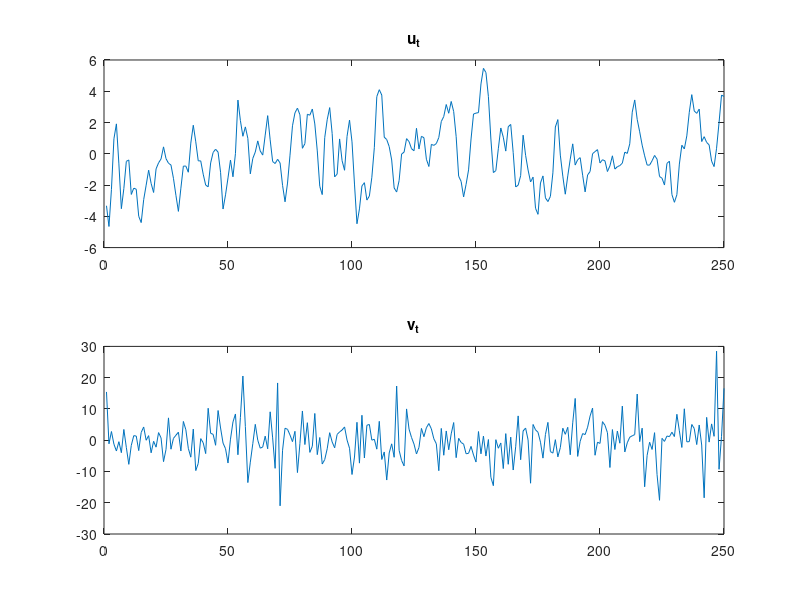
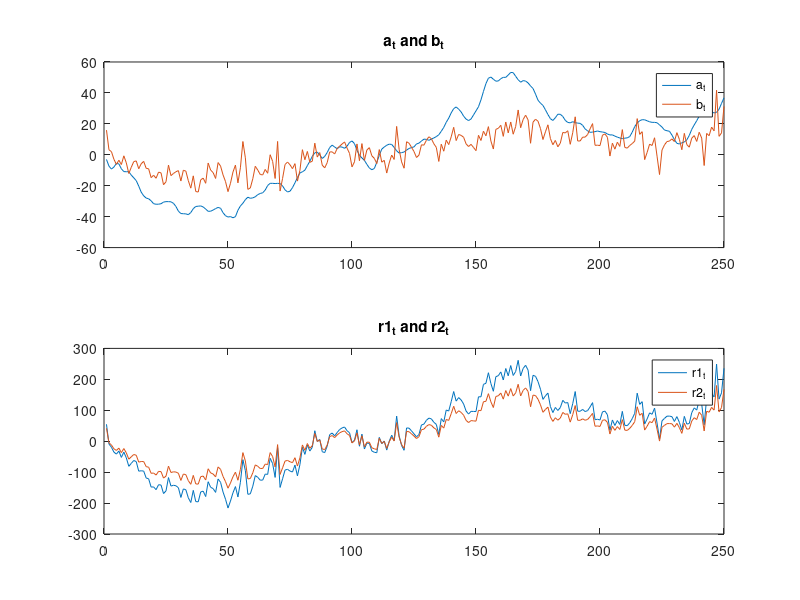
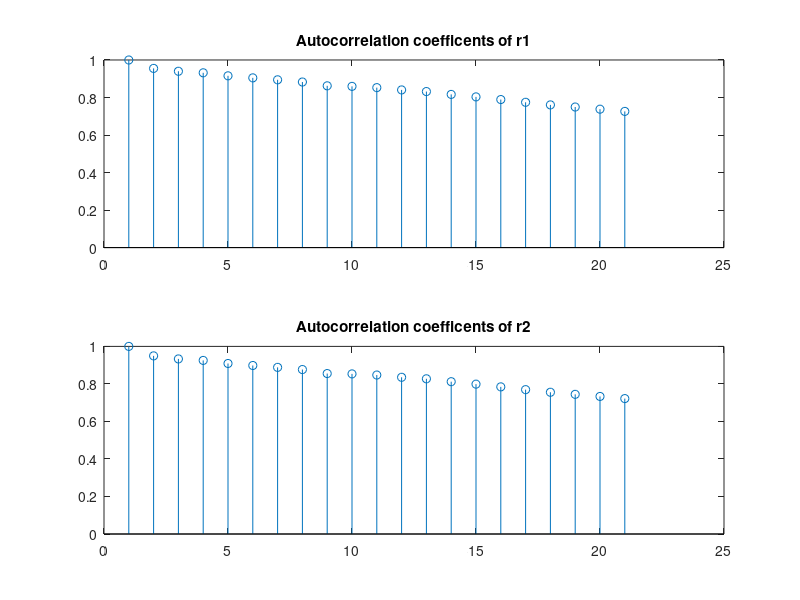
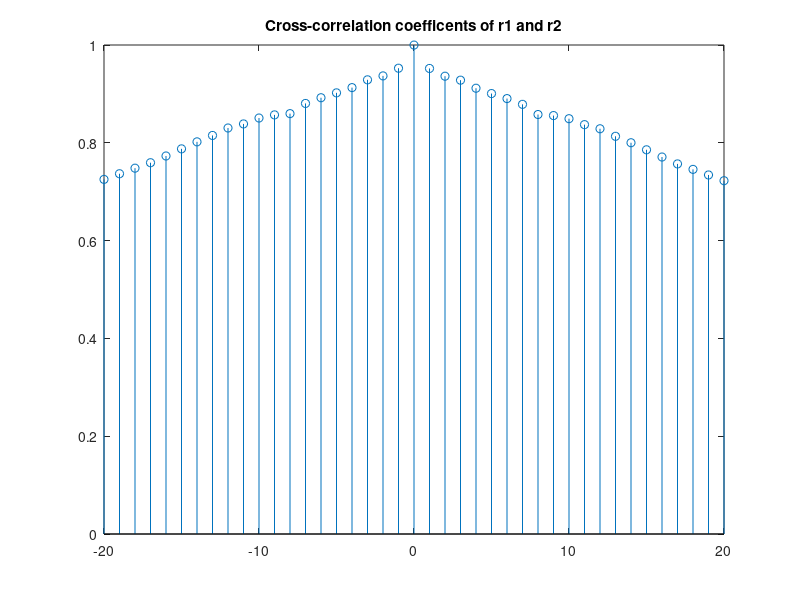

The MATLAB source for these figures, in order:
clear;
close all;
%Q5 with student v
% (a)
% Multiplying both sides of the first equation by A
% Get delta' = A*delta, G' = A*G*A^-1, since [a;b] = (A^-1)*[r1,r2]
d = [0.3;0.5];
G = [0.99,0;0.3,0.3];
A = [3,4;2,3];
d_tild = A*d;
G_tild = A*G*(A^(-1));
% (b)
N = 250;
hb = [1, 0.5, 0.06];
ha = [1, -0.7, 0.1];
a = zeros(N,1);
wn = randn(N,1);
u = filter(hb,ha,wn);
a(1) = d(1) + u(1);
for i = 2:N
    a(i) = d(1) + G(1)*a(i-1) + u(i);
end
var_0 = mean(a.^2)/16;
v = trnd(5,N,1);
v = v*sqrt(var_0/var(v));
b = zeros(N,1);
b(1) = d(2) + v(1);
for i = 2:N
    temp = G*[a(i-1);b(i-1)];
    b(i) = d(2) + temp(2) + v(i);
end
ab = transpose([a,b]);
r1r2 = A*ab;
r1 = r1r2(1,:);
r2 = r1r2(2,:);
% (c)
figure;
subplot(2,1,1);
plot(u);
title("u_t");
subplot(2,1,2);
plot(v);
title("v_t");
figure;
subplot(2,1,1);
plot(1:1:N, a, 1:1:N, b);
title("a_t and b_t");
legend("a_t", "b_t");
subplot(2,1,2);
plot(1:1:N, r1, 1:1:N, r2);
title("r1_t and r2_t");
legend("r1_t", "r2_t");
% (d)
% bt is the only one that is stationary
% We know [a;b] = A^(-1)*[r1;r2]
% So coefficients to get stationary bt is bottom row of A^(-1);
Ainv = A^(-1);
stat_coeff = Ainv(2,:);
% (e)
M = 20;
r1corr = xcorr(r1, M, 'normalized');
r2corr = xcorr(r2, M, 'normalized');
[r1r2xc,r1r2lags] = xcorr(r1,r2,M,'normalized');
figure;
subplot(2,1,1);
stem(r1corr(21:end));
title("Autocorrelation coefficents of r1");
subplot(2,1,2);
stem(r2corr(21:end));
title("Autocorrelation coefficents of r2");
figure;
stem(r1r2lags, r1r2xc);
title("Cross-correlation coefficents of r1 and r2");
% (f)
% The correlation decays very fast but also goes negative...
s1 = r1 - [0, r1(1:end-1)];
s2 = r2 - [0, r2(1:end-1)];
s1corr = xcorr(s1, M, 'normalized');
s2corr = xcorr(s2, M, 'normalized');
[s1s2xc,s1s2lags] = xcorr(s1,s2,M,'normalized');
figure;
subplot(2,1,1);
stem(s1corr(21:end));
title("Autocorrelation coefficents of s1");
subplot(2,1,2);
stem(s2corr(21:end));
title("Autocorrelation coefficents of s2");
figure;
stem(s1s2lags, s1s2xc);
title("Cross-correlation coefficents of s1 and s2");
% (g)
% magnitude of cross correlation is signficantly less, however overall
% slope varies
wn2 = randn(1,N);
c = zeros(1,N);
c(1) = wn2(1);
for i = 2:N
    c(i) = 0.99*c(i-1) + wn2(i);
end
ccorr = xcorr(c,M,'normalized');
cr1corr = xcorr(c,r1,M,'normalized');
cr2corr = xcorr(c,r2,M,'normalized');
figure;
stem(ccorr(21:end));
title("Autocorrelation coefficients of c");
figure;
subplot(2,1,1);
stem(s1s2lags, cr1corr);
title("Cross-correlation coefficents of c and r1");
subplot(2,1,2);
stem(s1s2lags, cr2corr);
title("Cross-correlation coefficents of c and r2");